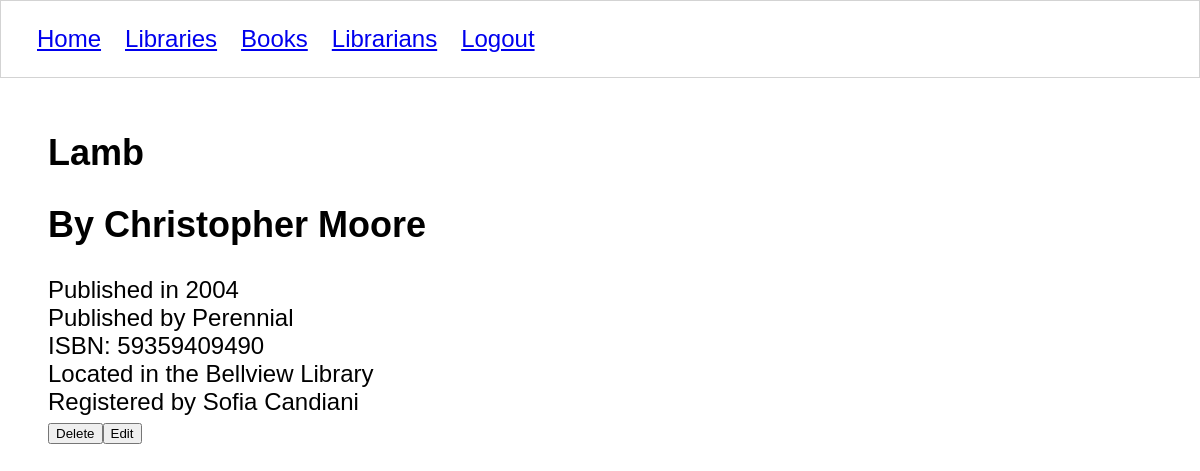
Screenshot of /books/1/ (signed in) with the database file from the repository.
### libraryapp/models/book.py (models this page shows, shortened)
class Book(models.Model):
    title = models.CharField(max_length=50)
    author = models.CharField(max_length=50)
    publisher = models.CharField(max_length=50)
    year_published = models.IntegerField()
    isbn = models.CharField(max_length=50)
    location = models.ForeignKey(Library, on_delete=models.CASCADE)
    librarian = models.ForeignKey(Librarian, on_delete=models.CASCADE)
    class Meta:
        verbose_name = ("book")
        verbose_name_plural = ("books")

### libraryapp/models/library.py (models this page shows, shortened)
class Library (models.Model):
    name = models.CharField(max_length=50)
    address = models.CharField(max_length=50)
    class Meta:
        verbose_name = ("library ")
        verbose_name_plural = ("Libraries")

### libraryapp/views/books/details.py (the view, shortened to what this page needs)
# urls.py: path('books/<int:book_id>/', book_details, name='book'),
@login_required
def book_details(request, book_id):
    if request.method == 'GET':
        book = get_book(book_id)
        template_name = 'books/details.html'
        return render(request, template_name, {'book': book})

### libraryapp/views/books/details.py (called while the page is built)
def get_book(book_id):
    with sqlite3.connect(Connection.db_path) as conn:
        conn.row_factory = create_book
        db_cursor = conn.cursor()
        db_cursor.execute("""
        SELECT
            b.id book_id,
            b.title,
            b.isbn,
            b.author,
            b.year_published,
            b.publisher,
            b.librarian_id,
            b.location_id,
            li.id librarian_id,
            u.first_name,
            u.last_name,
            loc.id library_id,
            loc.name library_name
        FROM libraryapp_book b
        JOIN libraryapp_librarian li ON b.librarian_id = li.id
        JOIN libraryapp_library loc ON b.location_id = loc.id
        JOIN auth_user u ON u.id = li.user_id
        WHERE b.id = ?
        """, (book_id,))
        return db_cursor.fetchone()

def create_book(cursor, row):
    _row = sqlite3.Row(cursor, row)
    book = Book()
    book.id = _row["book_id"]
    book.author = _row["author"]
    book.isbn = _row["isbn"]
    book.title = _row["title"]
    book.publisher = _row["publisher"]
    book.year_published = _row["year_published"]
    librarian = Librarian()
    librarian.id = _row["librarian_id"]
    librarian.first_name = _row["first_name"]
    librarian.last_name = _row["last_name"]
    library = Library()
    library.id = _row["library_id"]
    library.name = _row["library_name"]
    book.librarian = librarian
    book.location = library
    return book

### libraryapp/templates/books/details.html (shortened to what this page needs)
{% extends 'shared/base.html' %}
{% block content %}
    <section id="book-details">
        <h1>{{ book.title }}</h1>
        <h2>By {{ book.author }}</h2>
        <div>Published in {{ book.year_published }}</div>
        <div>Published by {{book.publisher}}</div>
        <div>ISBN: {{ book.isbn }}</div>
        <div>Located in the {{ book.location.name }}</div>
        <div>Registered by {{ book.librarian.first_name }} {{ book.librarian.last_name }}</div>
    </section>
    <section id="book-actions" style="display:flex;">
        <form action="{% url 'libraryapp:book' book.id %}" method="POST">
            <button>Delete</button>
        </form>
        <form action="{% url 'libraryapp:book_edit_form' book.id %}" method="GET">
            <button>Edit</button>
        </form>
    </section>
{% endblock %}

### libraryapp/static/styles/base.css (style rules this page uses)
body { margin: 0; padding: 0; font-size: 1.5em; font-family: 'Gill Sans', 'Gill Sans MT', Calibri, 'Trebuchet MS', sans-serif; }

### rows the page displays
Book: title "Lamb", author "Christopher Moore", year_published "2004", publisher "Perennial", isbn "59359409490", location.name "Bellview Library", librarian.first_name "Sofia", librarian.last_name "Candiani"
